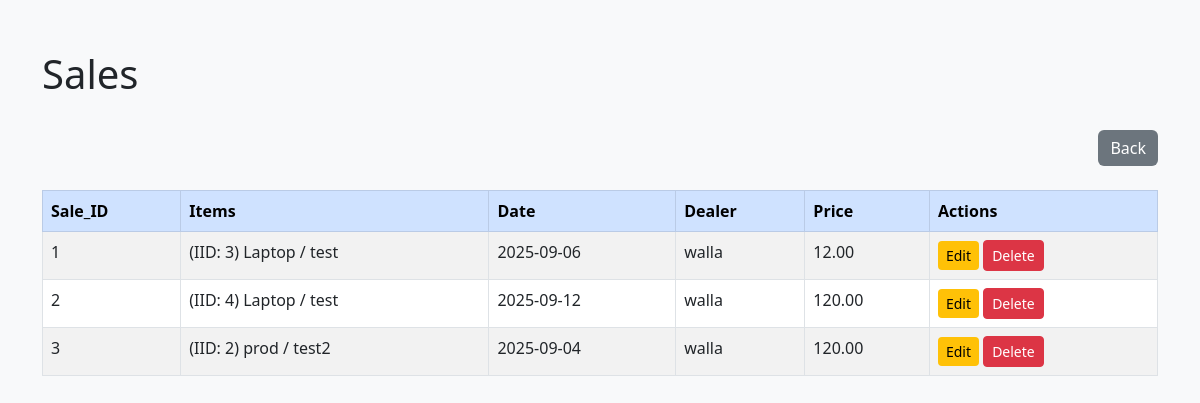
Before: /sales with the older database file.
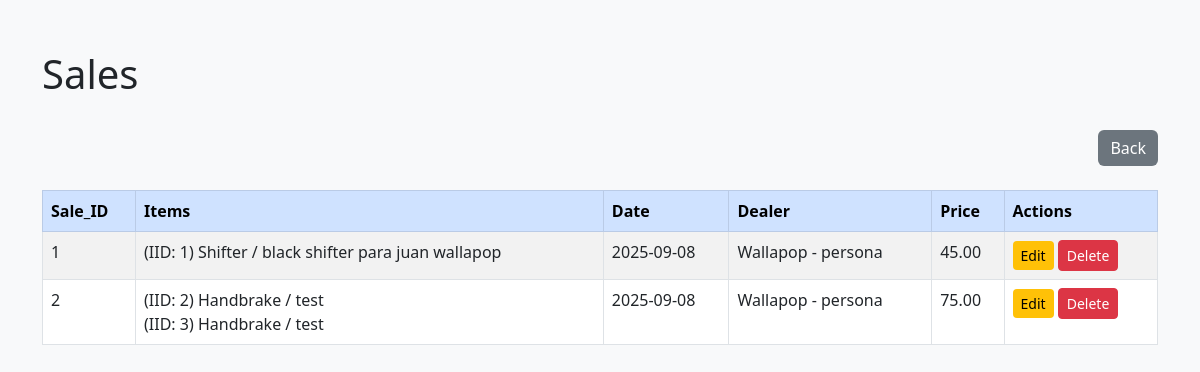
After: the same page with the newer database file.
### model/model.py (models this page shows, shortened)
class Sale(Base):
    __tablename__ = 'sales'
    sale_id = Column(Integer, primary_key=True)
    items = relationship("ManufacturedItem", back_populates="manufactured", cascade="all, delete-orphan")
    date = Column(Date)
    price = Column(Numeric(10, 2), nullable=False)
    dealer_id = Column(Integer, ForeignKey('dealers.dealer_id'), nullable=False)
    dealer = relationship("Dealer", back_populates="sales")

class ManufacturedItem(Base):
    __tablename__ = 'manufactured_items'
    item_id = Column(Integer, primary_key=True)
    product_id = Column(Integer, ForeignKey('products.product_id'), nullable=False)
    description = Column(String)
    sale_id = Column(Integer, ForeignKey('sales.sale_id'))
    product = relationship("Product", back_populates="manufactured_items")
    manufactured = relationship("Sale", back_populates="items")

class Product(Base):
    __tablename__ = 'products'
    product_id = Column(Integer, primary_key=True)
    name = Column(String)
    description = Column(String)
    sale_price = Column(Numeric(10, 2), nullable=False)
    minimum_price = Column(Numeric(10, 2), nullable=False)
    manufactured_items  = relationship("ManufacturedItem", back_populates="product", cascade="all, delete-orphan")
    materials = relationship("ProductMaterial", back_populates="product", cascade="all, delete-orphan")

class Dealer(Base):
    __tablename__ = 'dealers'
    dealer_id = Column(Integer, primary_key=True)
    name = Column(String)
    sales = relationship("Sale", back_populates="dealer", cascade="all, delete-orphan")

### app.py (the view)
@app.route('/sales', defaults={'dealer_id': None})
@app.route('/dealer/<int:dealer_id>/sales')
def sales(dealer_id):
    if dealer_id:
        dealer_controller = DealerController(session)
        dealer = dealer_controller.get_dealer(dealer_id)
        if not dealer:
            return "Dealer not found", 404
        sales = dealer_controller.get_dealer_sales(dealer_id)
    else:
        sale_controller = SaleController(session)
        sales = sale_controller.get_all_sales()
    return render_template('sales.html', sales=sales)

### controller/controller.py (called while the page is built)
    def get_all_sales(self):
        return self.session.query(Sale).all()

### templates/sales.html (shortened to what this page needs)
<!DOCTYPE html>
<html lang="en">
<head>
    <link href="https://cdn.jsdelivr.net/npm/bootstrap@5.3.0/dist/css/bootstrap.min.css" rel="stylesheet">
</head>
<body>
    <div class="container">
        <div class="d-flex justify-content-between align-items-center mb-4">
            <h1 class="display-6">Sales</h1>
        </div>
        <div class="d-flex justify-content-end mb-4">
            <a href="/dealers" class="btn btn-secondary">Back</a>
        </div>
        <div class="table-responsive">
            <table class="table table-striped table-bordered">
                <thead class="table-primary">
                    <tr>
                        <th>Sale_ID</th>
                        <th>Items</th>
                        <th>Date</th>
                        <th>Dealer</th>
                        <th>Price</th>
                        <th>Actions</th>
                    </tr>
                </thead>
                <tbody>
                    {% for sale in sales %}
                    <tr>
                        <td>{{ sale.sale_id }}</td>
                        <td>{% for item in sale.items %}
                            (IID: {{item.item_id}}) {{item.product.name}} / {{item.description}}
                            <br>
                            {% endfor %}</td>
                        <td>{{ sale.date }}</td>
                        <td>{{ sale.dealer.name }}</td>
                        <td>{{ sale.price }}</td>
                        <td>
                            <a href="/dealer/{{ sale.dealer_id }}/sale/{{sale.sale_id}}/edit" class="btn btn-warning btn-sm">Edit</a>
                            <a href="/dealer/{{ sale.dealer_id }}/sale/{{sale.sale_id}}/delete" onclick="return confirm('Are you sure you want to delete this record?');" class="btn btn-danger btn-sm">Delete</a>
                        </td>
                    </tr>
                    {% endfor %}
                </tbody>
            </table>
        </div>
    </div>
</body>
</html>

### templates/sales.html (style rules this page uses)
body { background-color: #f8f9fa; }
.container { margin-top: 50px; }
.btn-warning { background-color: #ffc107; border: none; }
.btn-secondary { background-color: #6c757d; border: none; }

Changed rows visible on the page:
removed Sale: sale_id "3", date "2025-09-04", dealer.name "walla", price "120.00", ManufacturedItem (item_id "2", product.name "prod", description "test2")
changed Sale id 1: date "2025-09-06" → "2025-09-08"; dealer.name "walla" → "Wallapop - persona"; price "12.00" → "45.00"; loses ManufacturedItem (item_id "3", product.name "Laptop", description "test")
added ManufacturedItem: item_id "1", product.name "Shifter", description "black shifter para juan wallapop", shown under Sale id 1
changed Sale id 2: loses ManufacturedItem (item_id "4", product.name "Laptop", description "test"); gains ManufacturedItem (item_id "2", product.name "Handbrake", description "test"); gains ManufacturedItem (item_id "3", product.name "Handbrake", description "test"); date "2025-09-12" → "2025-09-08"; dealer.name "walla" → "Wallapop - persona"; price "120.00" → "75.00"
